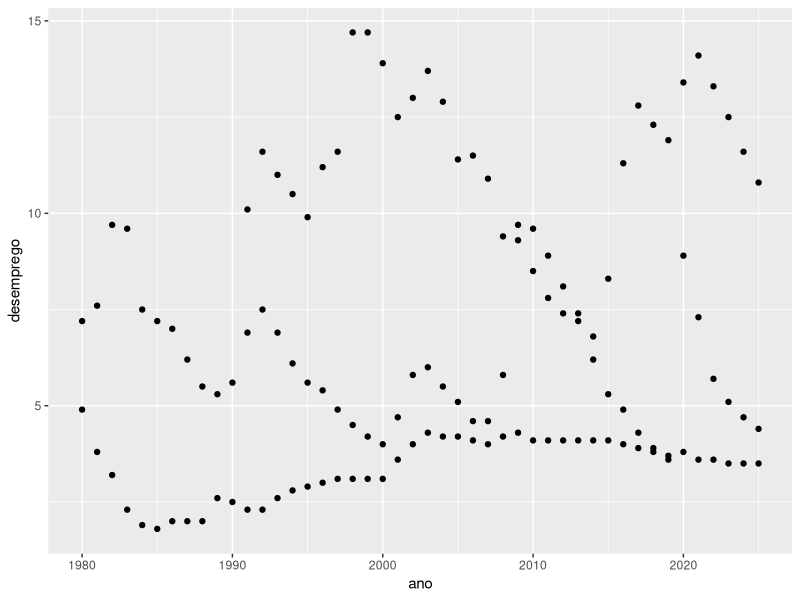
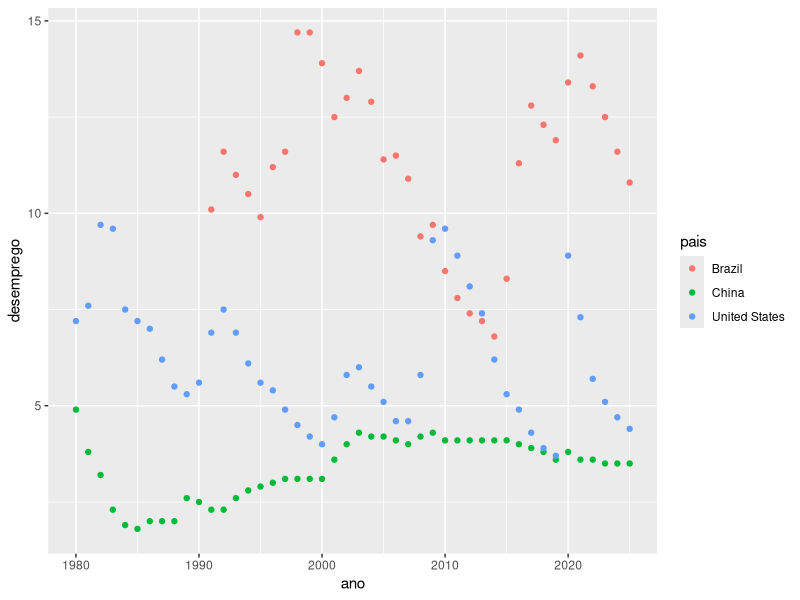
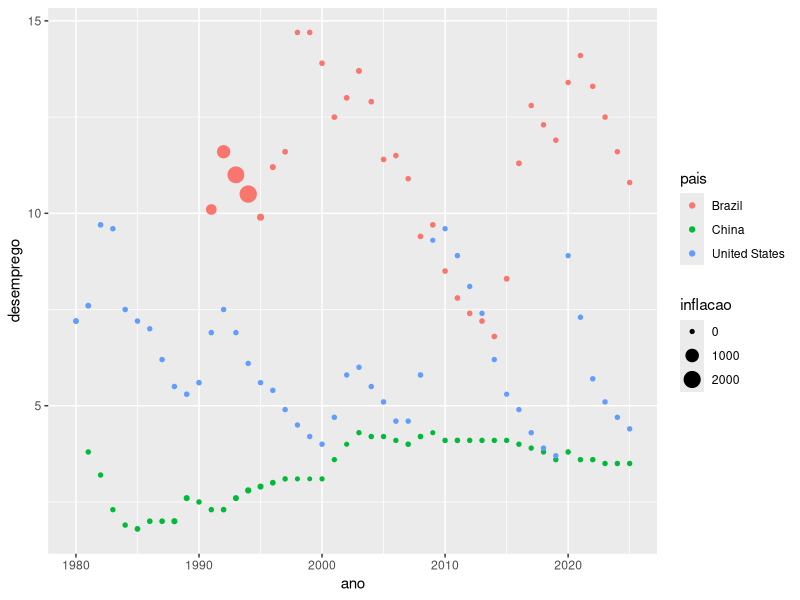

The R script that drew these images, in order: (Note: this script raises an error after producing the figures.)
# Gramática dos Gráficos ----- (script inspirado pelo material da Curso-R (https://github.com/curso-r/main-visualizacao))

library(tidyverse)

fmi <- read_tsv("dados/fmi_weo.csv")

# Filosofia

# Um gráfico estatístico é uma representação visual dos dados 
# por meio de atributos estéticos (posição, cor, forma, 
# tamanho, ...) de formas geométricas (pontos, linhas,
# barras, ...). Leland Wilkinson, The Grammar of Graphics

# Layered grammar of graphics: cada elemento do 
# gráfico pode ser representado por uma camada e 
# um gráfico seria a sobreposição dessas camadas.
# Hadley Wickham, A layered grammar of graphics 

# Primeiro Gráfico

ggplot(data = fmi) +
  geom_point(mapping = aes(x = ano, y = desemprego))

# Incluindo primeiras características estéticas

ggplot(data = fmi) +
  geom_point(mapping = aes(x = ano, y = desemprego, color = pais))

# 1. Exercício - Crie um gráfico que identifique, em pontos, a variação da inflação -----
## de Brasil, EUA e China.




# Além de "cores" é possível incluir característica estética "size"
# para indicar o tamanho de cada observação do gráfico.

ggplot(data = fmi) +
  geom_point(mapping = aes(x = ano, y = desemprego, 
                           color = pais, size = inflacao))

# MUITA ATENÇÃO! se o argumento "color" for incluído fora da função "aes"
# o gráfico não funcionará.

ggplot(data = fmi) +
  geom_point(mapping = aes(x = ano, y = desemprego), color = "vermelho")

# No entanto, se você colocar o nome da cor em inglês, o gráfico ficará todo da cor especificada.

ggplot(data = fmi) +
  geom_point(mapping = aes(x = ano, y = desemprego), color = "red")

## 2. Exercício - crie gráfico de desemprego por ano, mas com uma variável à sua escolha -----
## no atributo "cor" 




# Figuras Geométricas

## Gráficos de linha

ggplot(data = fmi) +
  geom_line(mapping = aes(x = ano, y = desemprego, color = pais))

## Geom Smooth

ggplot(data = fmi) +
  geom_line(mapping = aes(x = ano, y = desemprego, color = pais)) +
  geom_smooth(mapping = aes(x = ano, y = desemprego))

ggplot(data = fmi) +
  geom_line(mapping = aes(x = ano, y = desemprego, color = pais)) +
  geom_smooth(mapping = aes(x = ano, y = desemprego, color = pais))

## Geom Area

ggplot(data = fmi) +
  geom_area(mapping = aes(x = ano, y = desemprego, fill = pais))

## Geom Col

ggplot(data = fmi) +
  geom_col(mapping = aes(x = ano, y = desemprego, fill = pais))

# Facets

ggplot(data = fmi) +
  geom_line(mapping = aes(x = ano, y = desemprego)) +
  facet_wrap(~ pais)

ggplot(data = fmi) +
  geom_line(mapping = aes(x = ano, y = desemprego)) +
  facet_wrap(~ pais, nrow = 3)

ggplot(data = fmi) +
  geom_line(mapping = aes(x = ano, y = desemprego)) +
  facet_wrap(~ pais, scales = "free")

# 3. Exercício - O que acontece quando se coloca no facet outras variáveis? -----



# Ajuste de Posição

ggplot(data = fmi) +
  geom_col(mapping = aes(x = ano, y = desemprego))

## Ajuste de posição - dodge, identity ou fill

ggplot(data = fmi) +
  geom_col(mapping = aes(x = ano, y = desemprego, fill = pais),
           position = "identity", alpha = 0.7)

fmi %>% 
  filter(ano > 2020) %>% 
  ggplot() +
  geom_col(mapping = aes(x = ano, y = desemprego, fill = pais),
           position = "dodge")

ggplot(data = fmi) +
  geom_col(mapping = aes(x = ano, y = desemprego, fill = pais),
           position = "fill")

# Sistema de Coordenadas

ggplot(data = fmi, mapping = aes(x = pais, y = desemprego)) +
  geom_boxplot()

ggplot(data = fmi, mapping = aes(x = pais, y = desemprego)) +
  geom_boxplot() +
  coord_flip()

# Título, fontes e comentários

ggplot(data = fmi) +
  geom_line(aes(ano, desemprego, color = pais)) +
  labs(title = "Desemprego, em %",
       subtitle = "A partir de 1980",
       caption = "Fonte: World Economic Outlook, FMI")

# 4. Exercícios -------

# Crie um gráfico que compare, com facets, cores, 
# o crescimento do PIB dos três países.



# Corrija os códigos abaixo

ggplot(data = fmi) + 
  geom_pont(mapping = aes(x = ano, y = dividaliquida, color = vermelho))

ggplot(data = fmi) + 
  geom_point(aes(x = ano, y = gdpppercapita, fill = pais))

ggplot(data = fmi) +
  geom_col(mapping = aes(x = ano, y = gdpgrowth, fill = desemprgo)) +
  facet_wrap(pais, nrows = 3)

# A partir do objeto "exportacoes", com informações sobre as exportações do Brasil
# no ano de 2020, construa gráfico que demonstre os destinos dos principais produtos
# exportados presentes na base de dados.

paises_selecionados_br <- c("Argentina", "Estados Unidos", "China")
exportacoes <- readr::read_csv2("dados/exportacoes2020.csv") %>% 
  filter(no_pais %in% paises_selecionados_br)

           